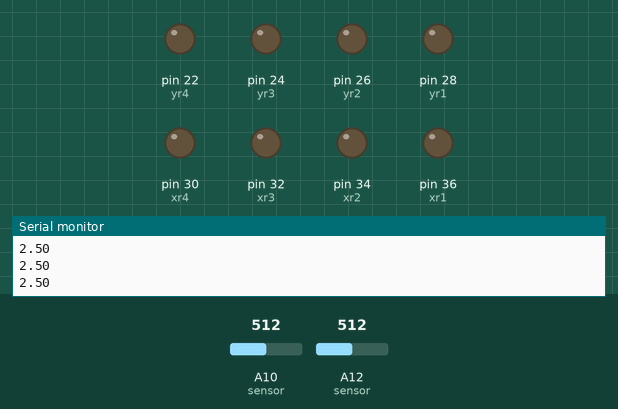
Recording of a sketch running on a simulated Arduino Mega 2560, built with avr-gcc and run on an emulated ATmega2560. Parts: output pins drawn as LEDs (lit = HIGH), the last lines printed to the serial monitor. Dashed ring = blinking. Inputs (shaded band) come from the test bench; at power-on: A12 (sensor) = 512, A10 (sensor) = 512.

Above: at 11.8 s.
11.9 s: A12 (sensor) set to 599
23.2 s: A12 (sensor) set to 622
At 33.15 s:
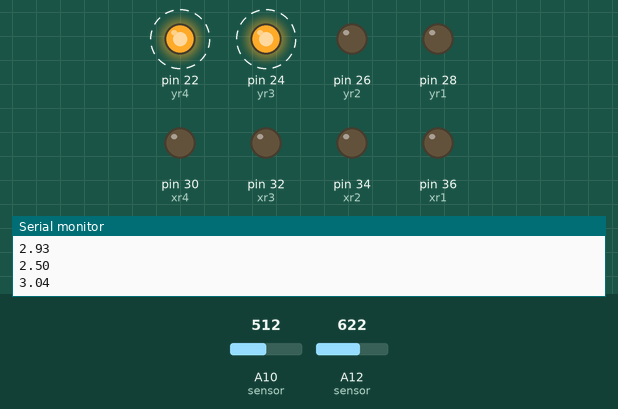
36.9 s: A12 (sensor) set to 511
At 37.6 s:
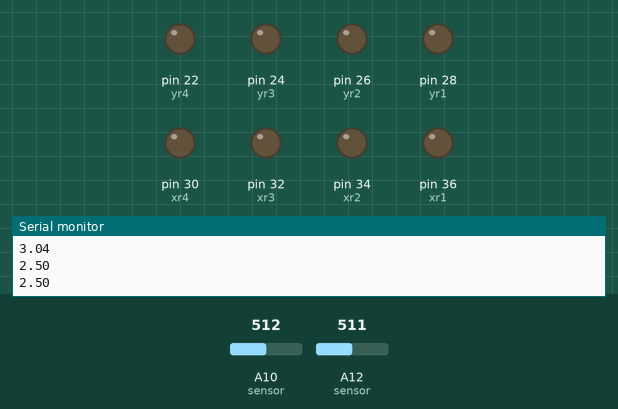
Timing chart, 0 to 39.9 s (numbered marks = the images above; inputs shaded):
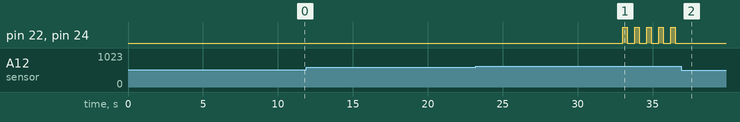

The sketch:

_gitconfig.ino
```cpp
/*
  EGG eVENDING MACHINE CODE FOR Y AXIS TRIAL 1
 CC NARRENCER , TILAK , CPDO , DENNIS ASHOK

 */
int xr1 = 36;// x fwd
int xr2 = 34;
int xr3 = 32;// x rev
int xr4 = 30;

int yr1 = 28;// y relay fwd
int yr2 = 26;
int yr3 = 24;// y rev
int yr4 = 22;


int gr1 = 44; // gripper fwd
int gr2 = 42;
int gr3 = 40; // gripper rev
int gr4 = 38;

// the setup routine runs once when you press reset:
void setup() {
  Serial.begin(9600);
  // initialize the digital pin as an output.
  pinMode(yr1, OUTPUT);
  pinMode(yr2, OUTPUT);
  pinMode(yr3, OUTPUT);
  pinMode(yr4, OUTPUT);
  // x axis innitilaization
  pinMode(xr1, OUTPUT);
  pinMode(xr2, OUTPUT);
  pinMode(xr3, OUTPUT);
  pinMode(xr4, OUTPUT);

 }

// the loop routine runs over and over again forever:
void loop() {
  // Assuming the gripper is going to be on the Left First
// Write the left proximity code
  int left_p_grip1 = analogRead(A10); //left position gripper proximity sensor
  float left_p_grip = left_p_grip1 * (5.0 / 1023.0);
  Serial.println(left_p_grip);

// Y axis move down
// The sensor inside the gripper is sensing looking for a egg tray
  int gripper_egg1 = analogRead(A12); // gripper proximity sensor
  float gripper_egg = gripper_egg1 * (5.0 / 1023.0);
  Serial.println(gripper_egg);


  if (gripper_egg>3)
  {
  digitalWrite(yr3, HIGH);   // DOWN TURN ON
  digitalWrite(yr4,HIGH);
  delay(300);               //
  digitalWrite(yr3, LOW);   // DOWN TURN OFF
  digitalWrite(yr4,LOW);
  delay(500);
  }


 // Initilise and grip the egg
 else
 { // timing to be tuned better
  digitalWrite(yr3, LOW);   // DOWN TURN OFF
  digitalWrite(yr4,LOW);
  delay(1000);
  digitalWrite(gr3, HIGH);  // inverse TURN ON
  digitalWrite(gr4, HIGH);
  delay(6000);               // wait for a second
  digitalWrite(gr3, LOW);  // REVERSE TURN OFF
  digitalWrite(gr4, LOW);
  delay(4000);               // wait for a second
 }


  /*
  digitalWrite(yr1, HIGH);  // REVERSE TURN ON
  digitalWrite(yr2, HIGH);
  delay(3000);               // wait for a second
  digitalWrite(yr1, LOW);  // REVERSE TURN ON
  digitalWrite(yr2, LOW);
  delay(100);               // wait for a second
  */
}
```

Measured:
- the behaviour switches between 613 and 614 on A12 (sensor) (found by bisection; images 0 and 1)
- after the input at 23.2 s, pin 22 (yr4), pin 24 (yr3): alternates HIGH for 0.30 s and LOW for 0.50 s, starting after 9.8 s
- after the input at 36.9 s, pin 22 (yr4), pin 24 (yr3): stops changing and stays LOW
